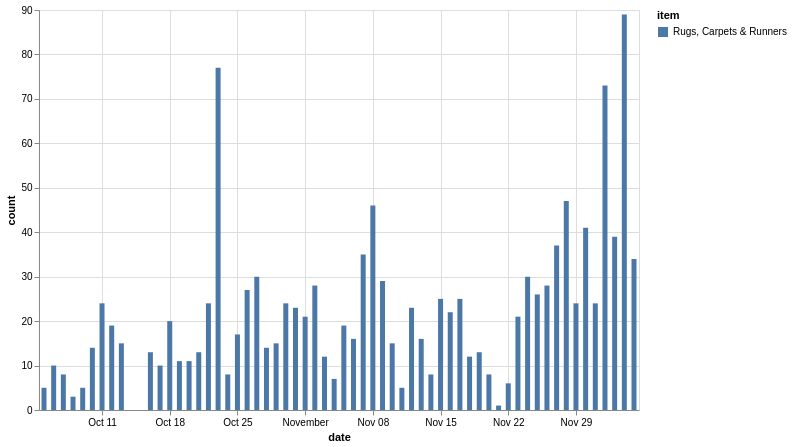

The specification (Vega-Lite) saved for this image:
### Vega-Lite specification from a JSON file in a GitHub repository (floating-point values rounded to 4 significant figures)
{"config": {"view": {"continuousWidth": 400, "continuousHeight": 300}}, "data": {"name": "data-2b586ca675c23956b8b6cf232cc89882"}, "mark": "bar", "encoding": {"color": {"type": "nominal", "field": "item"}, "x": {"type": "temporal", "field": "date"}, "y": {"type": "quantitative", "field": "count"}}, "height": 400, "width": 600, "$schema": "https://vega.github.io/schema/vega-lite/v4.8.1.json", "datasets": {"data-2b586ca675c23956b8b6cf232cc89882": [{"item": "Rugs, Carpets & Runners", "date": "2020-10-05", "count": 5}, {"item": "Rugs, Carpets & Runners", "date": "2020-10-06", "count": 10}, {"item": "Rugs, Carpets & Runners", "date": "2020-10-07", "count": 8}, {"item": "Rugs, Carpets & Runners", "date": "2020-10-08", "count": 3}, {"item": "Rugs, Carpets & Runners", "date": "2020-10-09", "count": 5}, {"item": "Rugs, Carpets & Runners", "date": "2020-10-10", "count": 14}, {"item": "Rugs, Carpets & Runners", "date": "2020-10-11", "count": 24}, {"item": "Rugs, Carpets & Runners", "date": "2020-10-12", "count": 19}, {"item": "Rugs, Carpets & Runners", "date": "2020-10-13", "count": 15}, {"item": "Rugs, Carpets & Runners", "date": "2020-10-16", "count": 13}, {"item": "Rugs, Carpets & Runners", "date": "2020-10-17", "count": 10}, {"item": "Rugs, Carpets & Runners", "date": "2020-10-18", "count": 20}, {"item": "Rugs, Carpets & Runners", "date": "2020-10-19", "count": 11}, {"item": "Rugs, Carpets & Runners", "date": "2020-10-20", "count": 11}, {"item": "Rugs, Carpets & Runners", "date": "2020-10-21", "count": 13}, {"item": "Rugs, Carpets & Runners", "date": "2020-10-22", "count": 24}, {"item": "Rugs, Carpets & Runners", "date": "2020-10-23", "count": 77}, {"item": "Rugs, Carpets & Runners", "date": "2020-10-24", "count": 8}, {"item": "Rugs, Carpets & Runners", "date": "2020-10-25", "count": 17}, {"item": "Rugs, Carpets & Runners", "date": "2020-10-26", "count": 27}, {"item": "Rugs, Carpets & Runners", "date": "2020-10-27", "count": 30}, {"item": "Rugs, Carpets & Runners", "date": "2020-10-28", "count": 14}, {"item": "Rugs, Carpets & Runners", "date": "2020-10-29", "count": 15}, {"item": "Rugs, Carpets & Runners", "date": "2020-10-30", "count": 24}, {"item": "Rugs, Carpets & Runners", "date": "2020-10-31", "count": 23}, {"item": "Rugs, Carpets & Runners", "date": "2020-11-01", "count": 21}, {"item": "Rugs, Carpets & Runners", "date": "2020-11-02", "count": 28}, {"item": "Rugs, Carpets & Runners", "date": "2020-11-03", "count": 12}, {"item": "Rugs, Carpets & Runners", "date": "2020-11-04", "count": 7}, {"item": "Rugs, Carpets & Runners", "date": "2020-11-05", "count": 19}, {"item": "Rugs, Carpets & Runners", "date": "2020-11-06", "count": 16}, {"item": "Rugs, Carpets & Runners", "date": "2020-11-07", "count": 35}, {"item": "Rugs, Carpets & Runners", "date": "2020-11-08", "count": 46}, {"item": "Rugs, Carpets & Runners", "date": "2020-11-09", "count": 29}, {"item": "Rugs, Carpets & Runners", "date": "2020-11-10", "count": 15}, {"item": "Rugs, Carpets & Runners", "date": "2020-11-11", "count": 5}, {"item": "Rugs, Carpets & Runners", "date": "2020-11-12", "count": 23}, {"item": "Rugs, Carpets & Runners", "date": "2020-11-13", "count": 16}, {"item": "Rugs, Carpets & Runners", "date": "2020-11-14", "count": 8}, {"item": "Rugs, Carpets & Runners", "date": "2020-11-15", "count": 25}, {"item": "Rugs, Carpets & Runners", "date": "2020-11-16", "count": 22}, {"item": "Rugs, Carpets & Runners", "date": "2020-11-17", "count": 25}, {"item": "Rugs, Carpets & Runners", "date": "2020-11-18", "count": 12}, {"item": "Rugs, Carpets & Runners", "date": "2020-11-19", "count": 13}, {"item": "Rugs, Carpets & Runners", "date": "2020-11-20", "count": 8}, {"item": "Rugs, Carpets & Runners", "date": "2020-11-21", "count": 1}, {"item": "Rugs, Carpets & Runners", "date": "2020-11-22", "count": 6}, {"item": "Rugs, Carpets & Runners", "date": "2020-11-23", "count": 21}, {"item": "Rugs, Carpets & Runners", "date": "2020-11-24", "count": 30}, {"item": "Rugs, Carpets & Runners", "date": "2020-11-25", "count": 26}, {"item": "Rugs, Carpets & Runners", "date": "2020-11-26", "count": 28}, {"item": "Rugs, Carpets & Runners", "date": "2020-11-27", "count": 37}, {"item": "Rugs, Carpets & Runners", "date": "2020-11-28", "count": 47}, {"item": "Rugs, Carpets & Runners", "date": "2020-11-29", "count": 24}, {"item": "Rugs, Carpets & Runners", "date": "2020-11-30", "count": 41}, {"item": "Rugs, Carpets & Runners", "date": "2020-12-01", "count": 24}, {"item": "Rugs, Carpets & Runners", "date": "2020-12-02", "count": 73}, {"item": "Rugs, Carpets & Runners", "date": "2020-12-03", "count": 39}, {"item": "Rugs, Carpets & Runners", "date": "2020-12-04", "count": 89}, {"item": "Rugs, Carpets & Runners", "date": "2020-12-05", "count": 34}]}}
